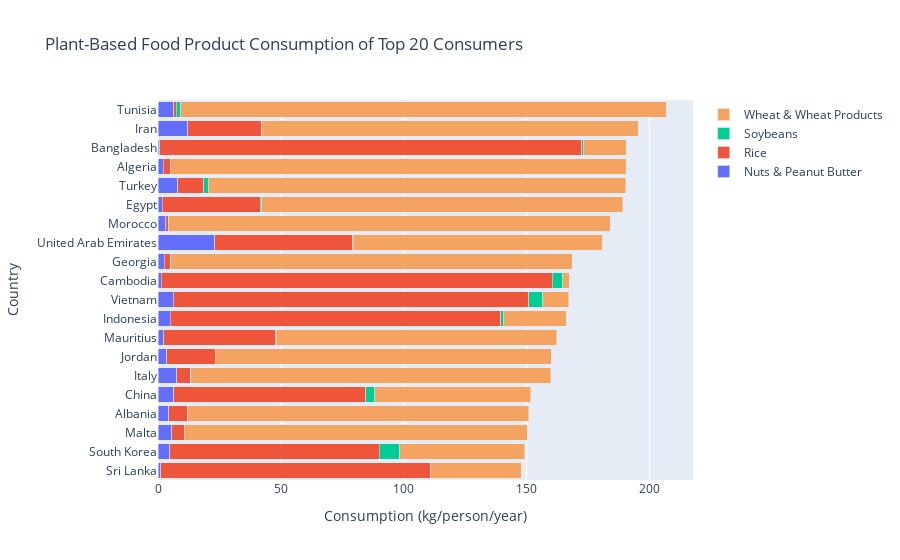

The code cell stored with this chart in its notebook:
### Markdown cell above
*Note that this graph showing the plant-based consumption of the top 20 countries is interactive. Hovering on the sectors or clicking on the legend allows for a more granular look at the data.*

### Code cell
fig = go.Figure(data = [
    go.Bar(orientation = 'h',
          y = sorted_plant_country_data['country'],
          x = sorted_plant_country_data['Nuts & Peanut Butter'],
          name = 'Nuts & Peanut Butter'),
    go.Bar(orientation = 'h',
          y = sorted_plant_country_data['country'],
          x = sorted_plant_country_data['Rice'],
          name = 'Rice'),
    go.Bar(orientation = 'h',
          y = sorted_plant_country_data['country'],
          x = sorted_plant_country_data['Soybeans'],
          name = 'Soybeans'),
    go.Bar(orientation = 'h',
          y = sorted_plant_country_data['country'],
          x = sorted_plant_country_data['Wheat & Wheat Products'],
          name = 'Wheat & Wheat Products',
          marker_color = 'sandybrown')
])

fig.update_layout(barmode = 'stack',
                 yaxis = dict(autorange = 'reversed'),
                 title = "Plant-Based Food Product Consumption of Top 20 Consumers",
                 xaxis_title = "Consumption (kg/person/year)",
                 yaxis_title = "Country")

fig.show()

### Figure 1 — Plotly figure (JSON) as saved in the notebook; plotly's stock layout.template omitted (floating-point values rounded to 4 significant figures)
{"data": [{"name": "Nuts & Peanut Butter", "orientation": "h", "type": "bar", "x": [6.34, 12.16, 0.72, 2.08, 7.97, 1.82, 3.23, 23.03, 2.47, 1.25, 6.28, 4.92, 2.33, 3.56, 7.63, 6.39, 4.36, 5.62, 4.88, 1.09], "y": ["Tunisia", "Iran", "Bangladesh", "Algeria", "Turkey", "Egypt", "Morocco", "United Arab Emirates", "Georgia", "Cambodia", "Vietnam", "Indonesia", "Mauritius", "Jordan", "Italy", "China", "Albania", "Malta", "South Korea", "Sri Lanka"]}, {"name": "Rice", "orientation": "h", "type": "bar", "x": [1.07, 29.95, 171.7, 2.97, 10.74, 39.77, 1.1, 56.25, 2.64, 159.1, 144.6, 134.6, 45.56, 19.67, 5.74, 78.18, 7.78, 4.96, 85.18, 109.7], "y": ["Tunisia", "Iran", "Bangladesh", "Algeria", "Turkey", "Egypt", "Morocco", "United Arab Emirates", "Georgia", "Cambodia", "Vietnam", "Indonesia", "Mauritius", "Jordan", "Italy", "China", "Albania", "Malta", "South Korea", "Sri Lanka"]}, {"name": "Soybeans", "orientation": "h", "type": "bar", "x": [1.88, 0, 0.61, 0, 1.71, 0.64, 0, 0.08, 0, 4.33, 5.75, 1.12, 0.3, 0.02, 0.01, 3.66, 0, 0.05, 8.35, 0], "y": ["Tunisia", "Iran", "Bangladesh", "Algeria", "Turkey", "Egypt", "Morocco", "United Arab Emirates", "Georgia", "Cambodia", "Vietnam", "Indonesia", "Mauritius", "Jordan", "Italy", "China", "Albania", "Malta", "South Korea", "Sri Lanka"]}, {"marker": {"color": "sandybrown"}, "name": "Wheat & Wheat Products", "orientation": "h", "type": "bar", "x": [197.5, 153.3, 17.47, 185.4, 170.0, 146.8, 179.7, 101.3, 163.4, 2.74, 10.49, 25.45, 114.0, 136.7, 146.4, 63.36, 138.6, 139.6, 50.84, 37.01], "y": ["Tunisia", "Iran", "Bangladesh", "Algeria", "Turkey", "Egypt", "Morocco", "United Arab Emirates", "Georgia", "Cambodia", "Vietnam", "Indonesia", "Mauritius", "Jordan", "Italy", "China", "Albania", "Malta", "South Korea", "Sri Lanka"]}], "layout": {"barmode": "stack", "title": {"text": "Plant-Based Food Product Consumption of Top 20 Consumers"}, "xaxis": {"title": {"text": "Consumption (kg/person/year)"}}, "yaxis": {"autorange": "reversed", "title": {"text": "Country"}}}}
